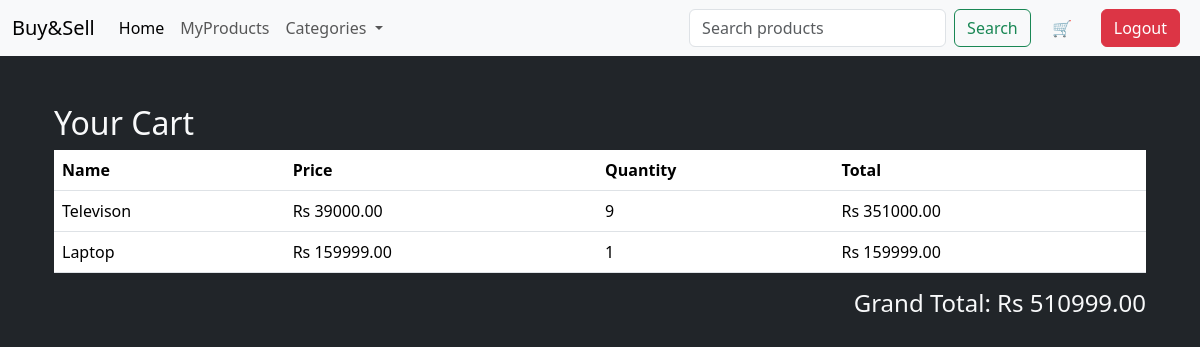
Screenshot of /myapp/cart/ (signed in) with the database file from the repository.
### myapp/models.py (models this page shows, shortened)
class Cart(models.Model):
    user = models.ForeignKey(User, on_delete=models.CASCADE)
    product = models.ForeignKey(Product, on_delete=models.CASCADE)
    quantity = models.PositiveIntegerField(default=1)
    added_at = models.DateTimeField(auto_now_add=True)
    class Meta:
        unique_together = ('user', 'product')
    def total_price(self):
        return self.quantity * self.product.price

class Product(models.Model):
    CATEGORY_CHOICES = [
        ('clothes', 'Clothes'),
        ('electronics', 'Electronics'),
        ('others', 'Others'),
    ]
    user = models.ForeignKey(User, on_delete=models.CASCADE)
    name = models.CharField(max_length=100)
    price = models.DecimalField(max_digits=10, decimal_places=2)
    image = models.ImageField(upload_to='products/' , blank=True , null=True)
    description = models.TextField(blank=True)
    category = models.CharField(max_length=20, choices=CATEGORY_CHOICES , default='others')
    created_at = models.DateTimeField(auto_now_add=True)
    updated_at = models.DateTimeField(auto_now=True)

### myapp/views.py (the view)
# urls.py: path('cart/', views.cart_view, name='cart_view'),
@login_required
def cart_view(request):
    cart_items = Cart.objects.filter(user=request.user)
    total = sum(item.total_price() for item in cart_items)
    return render(request, "cart.html", {
        "cart_items": cart_items,
        "total": total
    })

### myapp/templates/cart.html
{% extends "index.html" %}
{% block content %}
<div class="container mt-5">
    <h2>Your Cart</h2>
    {% if cart_items %}
    <table class="table">
        <thead>
            <tr>
                <th>Name</th>
                <th>Price</th>
                <th>Quantity</th>
                <th>Total</th>
            </tr>
        </thead>
        <tbody>
            {% for item in cart_items %}
            <tr>
                <td>{{ item.product.name }}</td>
                <td>Rs {{ item.product.price }}</td>
                <td>{{ item.quantity }}</td>
                <td>Rs {{ item.total_price }}</td>
            </tr>
            {% endfor %}
        </tbody>
    </table>
    <h4 class="text-end">Grand Total: Rs {{ total }}</h4>
    {% else %}
        <p>Your cart is empty.</p>
    {% endif %}
</div>
{% endblock %}

### rows the page displays
Cart: product.name "Televison", product.price "39000.00", quantity "9", total_price "351000.00"
Cart: product.name "Laptop", product.price "159999.00", quantity "1", total_price "159999.00"

### other values shown
{{ total }} "510999.00"
